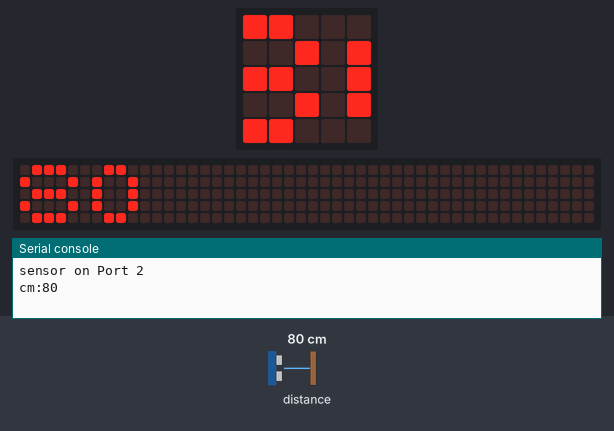
The program below on a simulated BBC micro:bit (MakeCode). On the bench: the board's 5×5 LED display, a strip that is not on the board, showing the scrolling text unrolled, the last lines printed to the serial console. The test bench sets the inputs (shaded band); at power-on: distance to the obstacle 80 cm. The echo pulse lasts 58.3 µs per cm; the 48×5 strip is a reading aid, not a part: it shows the text the display is scrolling, unrolled, one strip-width of it at a time.

Above: at 4.7 s.
4.8 s: distance to the obstacle set to 2 cm
At 7.7 s:
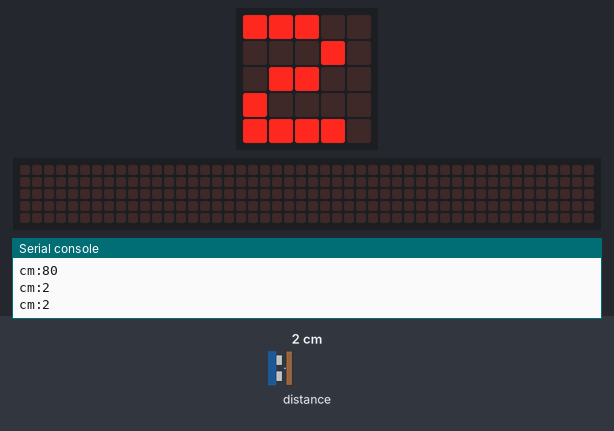
8.0 s: distance to the obstacle set to 18 cm
At 8.52 s:
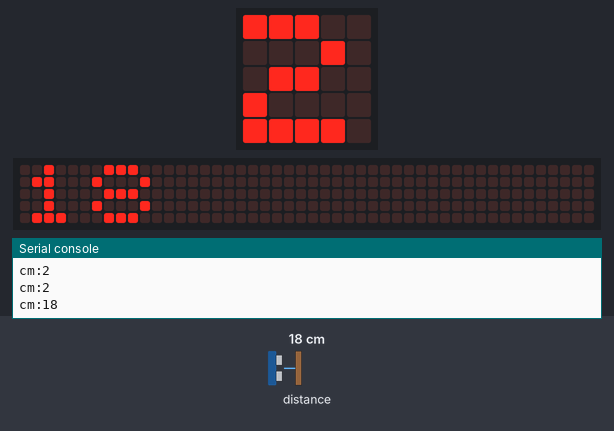
10.9 s: distance to the obstacle set to 4 cm
At 12.5 s:
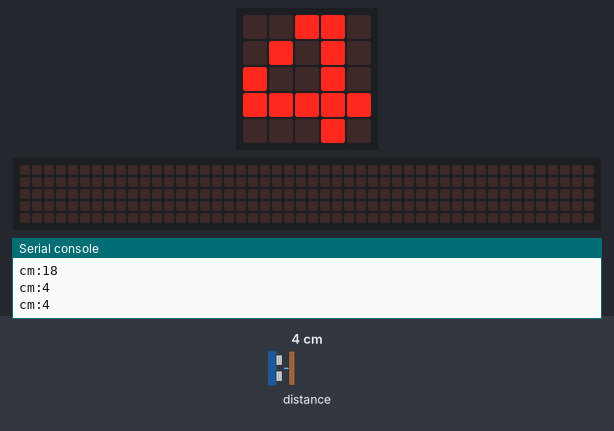
Timing chart, 0 to 14.0 s (numbered marks = the images above; inputs shaded):
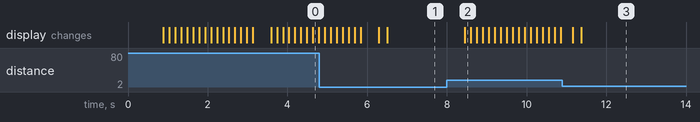

The program:

main.ts
```typescript
// uHandbit distance meter (micro:bit V2, plain ultrasonic sensor)
// Finds which port the sensor is on (Port 1 or Port 2), shows "P1" or "P2",
// then shows the distance in cm on the LED grid.
// Readings are also sent over USB as lines like "cm:23" for checking on a computer.
// This program doesn't move the hand.

// Startbit ports: Port 1 = trig P1 / echo P2, Port 2 = trig P13 / echo P14
const TRIG = [DigitalPin.P1, DigitalPin.P13]
const ECHO = [DigitalPin.P2, DigitalPin.P14]

let port = -1

// One measurement in cm, or 0 if no echo came back
function measure(p: number): number {
    pins.setPull(TRIG[p], PinPullMode.PullNone)
    pins.setPull(ECHO[p], PinPullMode.PullNone)
    pins.digitalWritePin(TRIG[p], 0)
    control.waitMicros(2)
    pins.digitalWritePin(TRIG[p], 1)
    control.waitMicros(10)
    pins.digitalWritePin(TRIG[p], 0)
    // Sound travels about 1 cm there and back every 58 microseconds
    const echoMicros = pins.pulseIn(ECHO[p], PulseValue.High, 25000)
    return Math.round(echoMicros / 58)
}

// Try both ports until one of them answers
basic.showString("?")
while (port < 0) {
    for (let p = 0; p < 2; p++) {
        if (measure(p) > 0) {
            port = p
        }
        basic.pause(60)
    }
    if (port < 0) {
        serial.writeLine("no sensor found on Port 1 or Port 2")
    }
}
serial.writeLine("sensor on Port " + (port + 1))
basic.showString("P" + (port + 1))

basic.forever(function () {
    const cm = measure(port)
    serial.writeLine("cm:" + cm)
    if (cm == 0) {
        // Nothing in range (or pointing at something soft or angled)
        basic.showIcon(IconNames.No)
    } else {
        basic.showNumber(cm)
    }
    basic.pause(200)
})
```

Measured:
- after the input at 8.0 s, the display: changes after 0.45 s (image 2)
